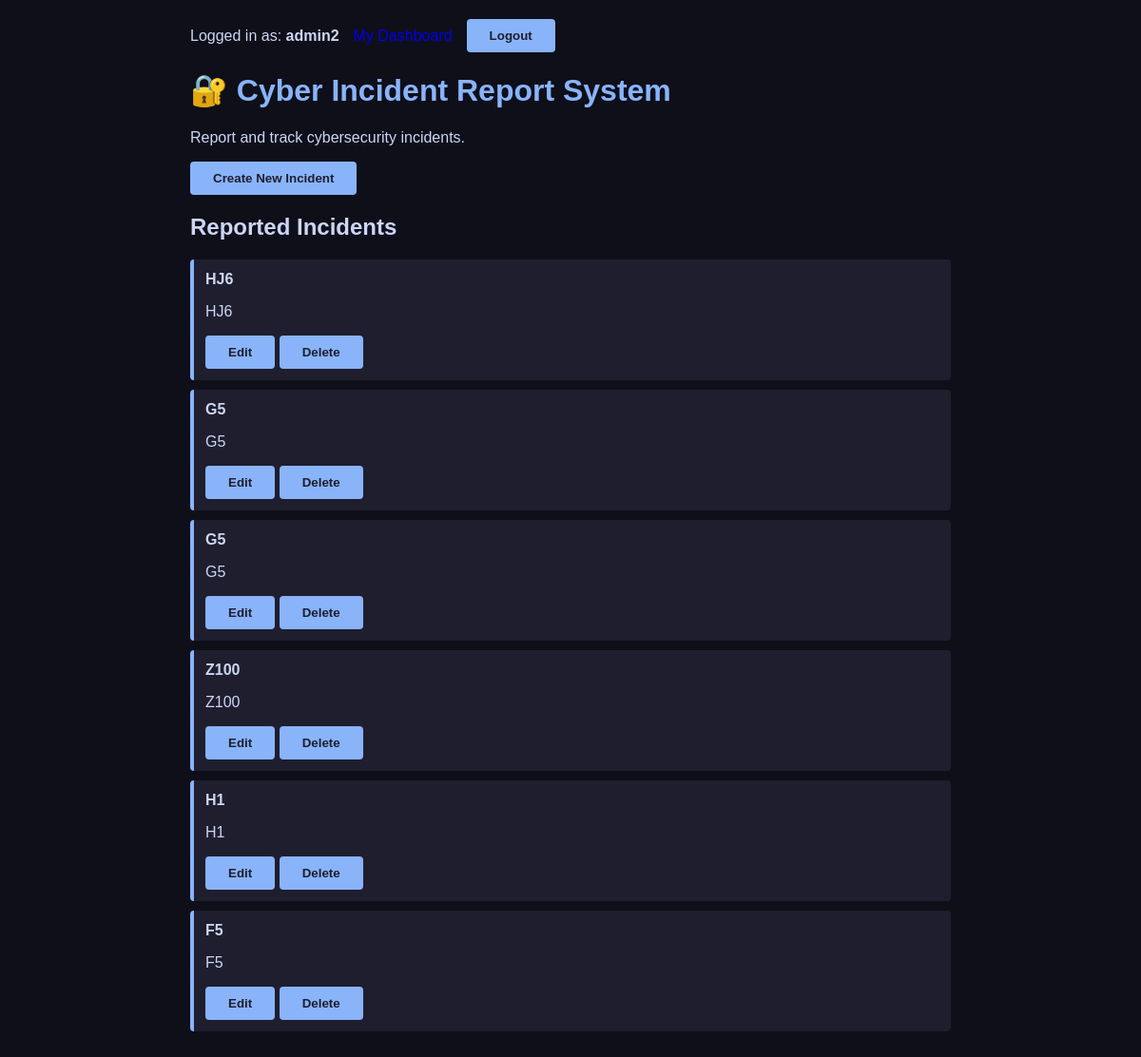
The app's page / (signed in), older data.
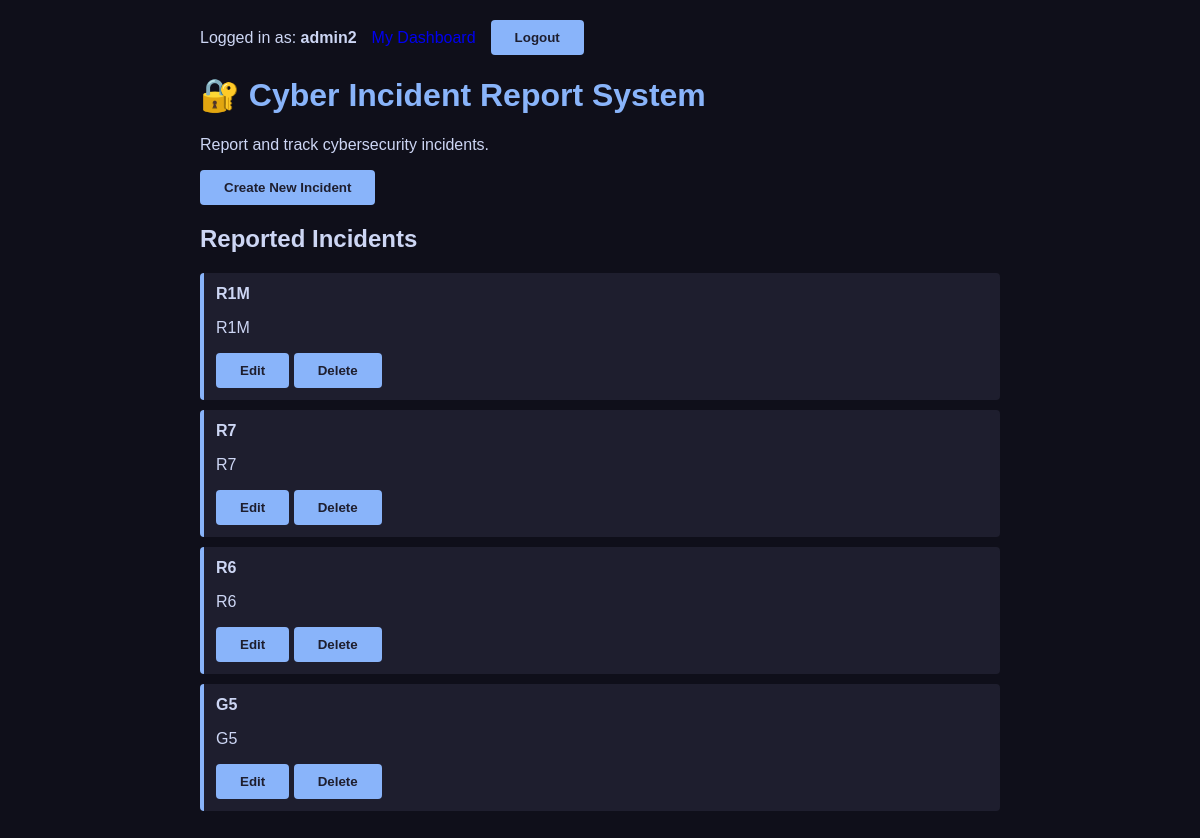
The same page, newer data.
### incidents/models.py (models this page shows, shortened)
class Incident(models.Model):
    title = models.CharField(max_length=200)
    description = models.TextField()
    severity = models.CharField(max_length=20, choices=[('low', 'Low'), ('medium', 'Medium'), ('high', 'High')], default='medium')
    reported_at = models.DateTimeField(auto_now_add=True)
    updated_at = models.DateTimeField(auto_now=True)
    resolved = models.BooleanField(default=False)
    reported_by = models.ForeignKey(    # <- ADD this
        User,
        on_delete=models.SET_NULL,
        null=True,
        blank=True,
        related_name='reported_incidents'
    )
    class Meta:
        ordering = ['-reported_at'] # Newest first

### incidents/views.py (the view, shortened to what this page needs)
# urls.py: 2. Add a URL to urlpatterns:  path('', views.home, name='home')
@login_required
def home(request):
    incidents = Incident.objects.all()
    return render(request, 'incidents/home.html', {'incidents': incidents})

### incidents/templates/incidents/home.html (shortened to what this page needs)
<!DOCTYPE html>
<html lang='en'>
<head>
</head>
<body>
    <nav>
        <span>
            Logged in as:
            <strong>{{ request.user.username }}</strong>
        </span>
        <a href="{% url 'accounts:dashboard' %}">
        </a>
        <form method="POST" action="{% url 'accounts:logout' %}" style="display:inline;">
            <button type="submit">
                Logout
            </button>
        </form>
    </nav>
    <h1>🔐 Cyber Incident Report System</h1>
    <p>
        Report and track cybersecurity incidents.
    </p>
    <a href="{% url 'create_incident' %}">
        <button>
            Create New Incident
        </button>
    </a>
    <h2>Reported Incidents</h2>
    {% for incident in incidents %}
    <div class='incident-card'>
        <strong>{{ incident.title }}</strong>
        <p>{{ incident.description }}</p>
        {% if request.user.userprofile.role == 'admin' %}
        <a href="{% url 'update_incident' incident.id %}">
            <button>Edit</button>
        </a>
        <a href="{% url 'delete_incident' incident.id %}">
            <button>Delete</button>
        </a>
        {% endif %}
    </div>
    {% empty %}
    <p>No incidents reported yet.</p>
    {% endfor %}
</body>
</html>

### incidents/templates/incidents/home.html (style rules this page uses)
body { font-family: Arial, sans-serif; max-width: 800px; margin: 0 auto; padding: 20px; background: #0f0f1a; color: #cdd6f4; }
h1 { color: #89b4fa; }
button { background: #89b4fa; color: #1e1e2e; padding: 10px 24px; border: none; border-radius: 4px; cursor: pointer; font-weight: bold; }
.incident-card { background: #1e1e2e; border-left: 4px solid #89b4fa; padding: 12px; margin: 10px 0; border-radius: 4px; }
nav { display: flex; gap: 15px; align-items: center; margin-bottom: 20px; }
a { text-decoration: none; }

Row changes from the older to the newer data that the page shows:
removed Incident: title "G5", description "G5"
removed Incident: title "Z100", description "Z100"
removed Incident: title "H1", description "H1"
removed Incident: title "F5", description "F5"
added Incident: title "R1M", description "R1M"
added Incident: title "R7", description "R7"
changed Incident (number 3 of 4 on the later page): title "HJ6" → "R6"; description "HJ6" → "R6"
